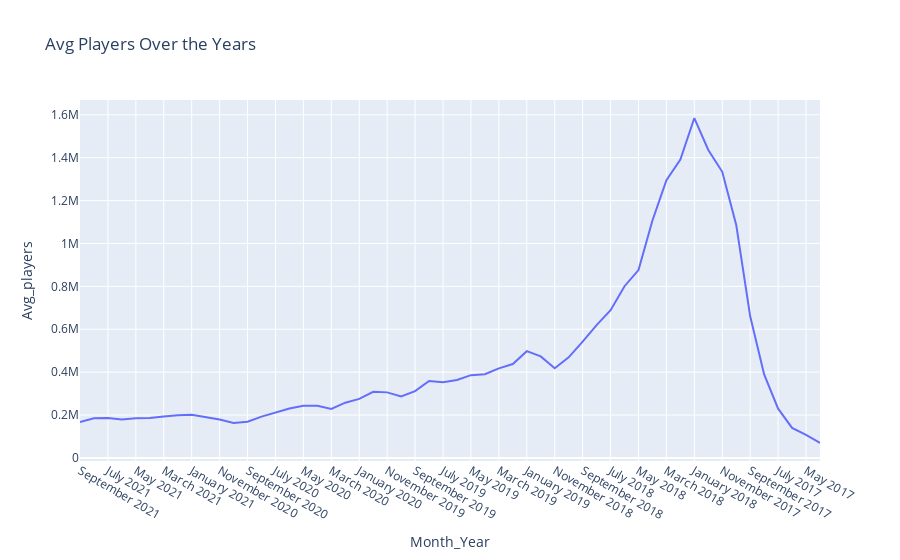

Notebook source saved alongside this figure:
### Code cell
fig = px.line(pubg3, x="Month_Year", y="Avg_players", title='Avg Players Over the Years')
fig.show()

### Figure 1 — Plotly figure (JSON) as saved in the notebook; plotly's stock layout.template omitted (floating-point values rounded to 4 significant figures)
{"data": [{"hovertemplate": "Month_Year=%{x}<br>Avg_players=%{y}<extra></extra>", "legendgroup": "", "line": {"color": "#636efa", "dash": "solid"}, "marker": {"symbol": "circle"}, "mode": "lines", "name": "", "orientation": "v", "showlegend": false, "type": "scatter", "x": ["September 2021", "August 2021", "July 2021", "June 2021", "May 2021", "April 2021", "March 2021", "February 2021", "January 2021", "December 2020", "November 2020", "October 2020", "September 2020", "August 2020", "July 2020", "June 2020", "May 2020", "April 2020", "March 2020", "February 2020", "January 2020", "December 2019", "November 2019", "October 2019", "September 2019", "August 2019", "July 2019", "June 2019", "May 2019", "April 2019", "March 2019", "February 2019", "January 2019", "December 2018", "November 2018", "October 2018", "September 2018", "August 2018", "July 2018", "June 2018", "May 2018", "April 2018", "March 2018", "February 2018", "January 2018", "December 2017", "November 2017", "October 2017", "September 2017", "August 2017", "July 2017", "June 2017", "May 2017", "April 2017"], "xaxis": "x", "y": [167100.0, 184800.0, 186200.0, 179300.0, 184700.0, 186100.0, 193100.0, 199000.0, 201200.0, 189200.0, 179500.0, 162600.0, 169100.0, 192500.0, 211700.0, 230300.0, 243300.0, 242800.0, 228500.0, 257600.0, 275400.0, 308400.0, 305700.0, 287100.0, 311400.0, 358500.0, 352900.0, 363100.0, 385800.0, 390100.0, 417800.0, 438000.0, 497800.0, 473500.0, 418200.0, 469100.0, 542600.0, 619300.0, 688600.0, 800700.0, 876200.0, 1107000.0, 1295000.0, 1391000.0, 1585000.0, 1436000.0, 1334000.0, 1087000.0, 660200.0, 389500.0, 229700.0, 139900.0, 107400.0, 69790.0], "yaxis": "y"}], "layout": {"legend": {"tracegroupgap": 0}, "title": {"text": "Avg Players Over the Years"}, "xaxis": {"anchor": "y", "domain": [0.0, 1.0], "title": {"text": "Month_Year"}}, "yaxis": {"anchor": "x", "domain": [0.0, 1.0], "title": {"text": "Avg_players"}}}}
